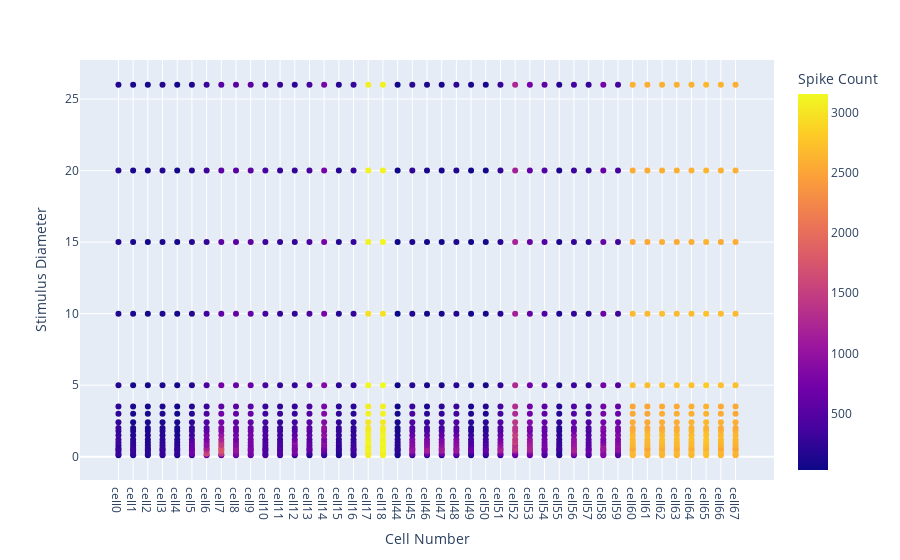

The notebook cell this image was saved under:
### Code cell
fig = px.scatter(datadf,datadf["Cell Number"], datadf["Stimulus Diameter"],color =datadf['Spike Count'] )
fig.update_layout(
    autosize=True,)

fig.show()

### Figure 1 — Plotly figure (JSON) as saved in the notebook; plotly's stock layout.template omitted (floating-point values rounded to 4 significant figures; data arrays with more than 128 entries replaced by an {"elided": "..."} marker saying what was removed)
{"data": [{"hovertemplate": "Cell Number=%{x}<br>Stimulus Diameter=%{y}<br>Spike Count=%{marker.color}<extra></extra>", "legendgroup": "", "marker": {"color": {"elided": "817 int values"}, "coloraxis": "coloraxis", "symbol": "circle"}, "mode": "markers", "name": "", "orientation": "v", "showlegend": false, "type": "scatter", "x": {"elided": "817 str values"}, "xaxis": "x", "y": {"elided": "817 float values"}, "yaxis": "y"}], "layout": {"autosize": true, "coloraxis": {"colorbar": {"title": {"text": "Spike Count"}}, "colorscale": [[0, "#0d0887"], [0.1111, "#46039f"], [0.2222, "#7201a8"], [0.3333, "#9c179e"], [0.4444, "#bd3786"], [0.5556, "#d8576b"], [0.6667, "#ed7953"], [0.7778, "#fb9f3a"], [0.8889, "#fdca26"], [1, "#f0f921"]]}, "legend": {"tracegroupgap": 0}, "margin": {"t": 60}, "xaxis": {"anchor": "y", "domain": [0, 1], "title": {"text": "Cell Number"}}, "yaxis": {"anchor": "x", "domain": [0, 1], "title": {"text": "Stimulus Diameter"}}}}
